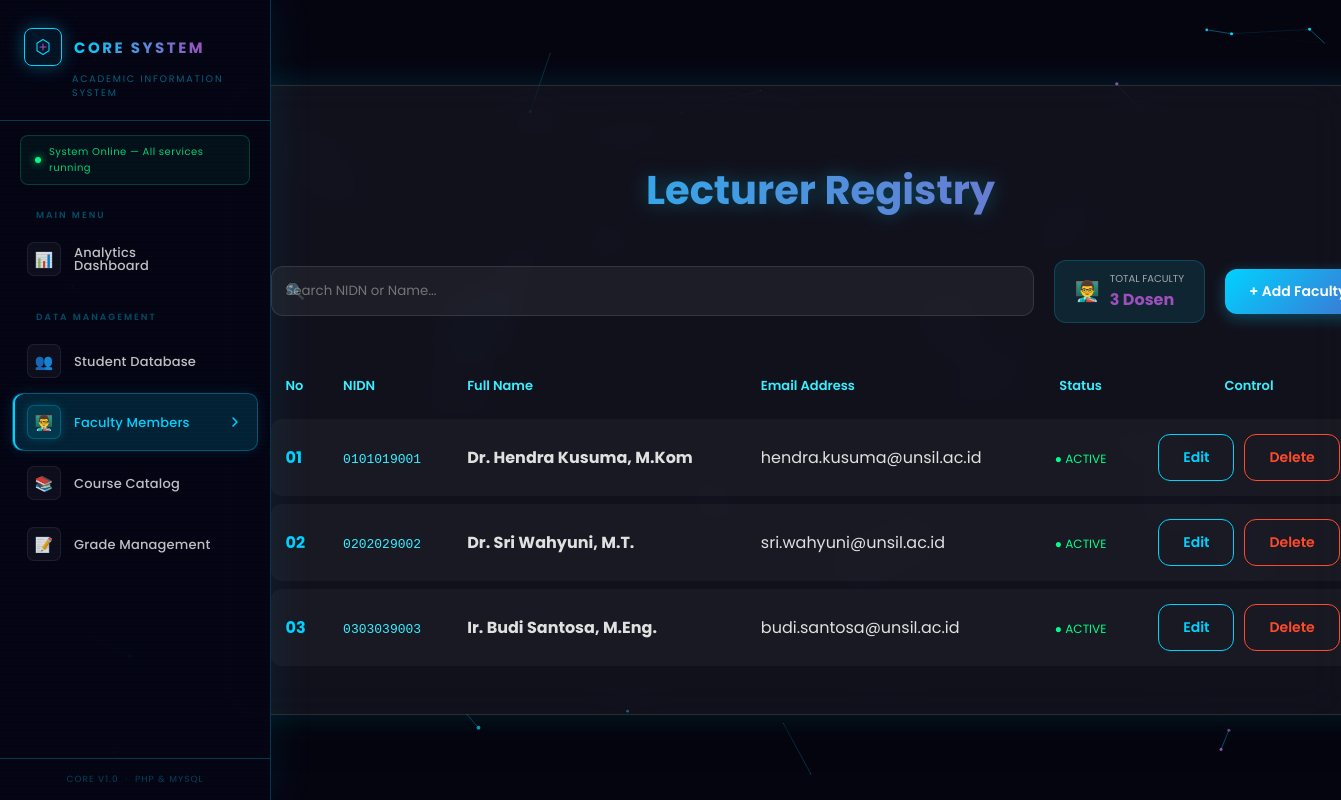
Screenshot of /dosen.php with the database file from the repository.
### tables this page shows
CREATE TABLE IF NOT EXISTS dosen (
    id    INT AUTO_INCREMENT PRIMARY KEY,
    nidn  VARCHAR(20)  NOT NULL UNIQUE,
    nama  VARCHAR(100) NOT NULL,
    email VARCHAR(100) NOT NULL,
    created_at TIMESTAMP DEFAULT CURRENT_TIMESTAMP
);

### dosen.php (the view, shortened to what this page needs)
<?php
require 'connection.php';
$dosen = $pdo->query("SELECT * FROM dosen ORDER BY nama ASC")->fetchAll(PDO::FETCH_ASSOC);
?>
<!DOCTYPE html>
<html lang="id">
<head>
    <link rel="stylesheet" href="style.css">
</head>
<body>
    <?php include 'sidebar.php'; ?>
    <div class="container">
        <h2>Lecturer Registry</h2>
        <div class="top-bar">
            <div class="search-box">
                <span class="search-icon">🔍</span>
                <input type="text" id="searchInput" placeholder="Search NIDN or Name..." onkeyup="searchTable()">
            </div>
            <div class="stats-card">
                <span style="font-size: 20px;">👨‍🏫</span>
                <div>
                    <div style="font-size: 10px; opacity: 0.7; text-transform: uppercase;">Total Faculty</div>
                    <div style="font-weight: bold; color: var(--secondary-color);"><?= count($dosen) ?> Dosen</div>
                </div>
            </div>
            <a href="tambah_dosen.php" class="btn btn-primary">+ Add Faculty</a>
        </div>
        <table id="dosenTable">
            <thead>
                <tr>
                    <th>No</th>
                    <th>NIDN</th>
                    <th>Full Name</th>
                    <th>Email Address</th>
                    <th style="text-align: center;">Status</th>
                    <th style="text-align: center;">Control</th>
                </tr>
            </thead>
            <tbody>
                <?php $no = 1; foreach($dosen as $d): ?>
                <tr>
                    <td style="color: var(--primary-color); font-weight: bold;"><?= str_pad($no++, 2, '0', STR_PAD_LEFT) ?></td>
                    <td><code style="color: var(--accent-color);"><?= htmlspecialchars($d['nidn']) ?></code></td>
                    <td><strong><?= htmlspecialchars($d['nama']) ?></strong></td>
                    <td><?= htmlspecialchars($d['email']) ?></td>
                    <td style="text-align: center;">
                        <span style="color: #00ff88; font-size: 12px;">● ACTIVE</span>
                    </td>
                    <td style="display: flex; gap: 10px; justify-content: center;">
                        <a href="edit_dosen.php?id=<?= $d['id'] ?>" class="btn btn-edit">Edit</a>
                        <a href="delete_dosen.php?id=<?= $d['id'] ?>" class="btn btn-delete" onclick="return confirm('Hapus data dosen ini?')">Delete</a>
                    </td>
                </tr>
                <?php endforeach; ?>
            </tbody>
        </table>
    </div>
</body>
</html>

### style.css (style rules this page uses)
:root { --bg-color: #0d0d1a; --card-bg: rgba(255, 255, 255, 0.05); --primary-color: #00d2ff; --secondary-color: #9d50bb; --text-color: #e0e0e0; --accent-color: #3aedff; --danger-color: #ff4b2b; --glass-border: rgba(255, 255, 255, 0.1); }
body { background: #050510; font-family: 'Poppins', 'Segoe UI', sans-serif; color: var(--text-color); margin: 0; padding: 0; min-height: 100vh; display: flex; justify-content: center; align-items: center; flex-direction: column; overflow-x: hidden; }
.container { width: 90%; max-width: 1100px; background: var(--card-bg); backdrop-filter: blur(20px); border: 1px solid var(--glass-border); padding: 40px; border-radius: 24px; box-shadow: 0 0 30px rgba(0, 210, 255, 0.15), 0 15px 35px rgba(0, 0, 0, 0.5); animation: fadeIn 0.8s ease-out; position: relative; z-index: 1; }
h2 { text-align: center; background: linear-gradient(to right, #00d2ff, #9d50bb); -webkit-background-clip: text; -webkit-text-fill-color: transparent; font-size: 2.5rem; margin-bottom: 40px; filter: drop-shadow(0 0 10px rgba(0, 210, 255, 0.3)); font-weight: 700; }
.top-bar { display: flex; justify-content: space-between; align-items: center; margin-bottom: 30px; gap: 20px; flex-wrap: wrap; }
.search-box { position: relative; flex: 1; min-width: 300px; }
.search-box input { width: 100%; padding: 12px 20px 12px 45px; background: rgba(255, 255, 255, 0.07); border: 1px solid var(--glass-border); border-radius: 15px; color: white; outline: none; transition: 0.3s; font-family: 'Poppins', sans-serif; }
.search-icon { position: absolute; left: 15px; top: 50%; transform: translateY(-50%); opacity: 0.5; }
.stats-card { background: rgba(0, 210, 255, 0.1); padding: 10px 20px; border-radius: 12px; border: 1px solid rgba(0, 210, 255, 0.2); display: flex; align-items: center; gap: 10px; }
.btn { padding: 12px 24px; border: none; border-radius: 12px; cursor: pointer; font-weight: 600; transition: all 0.4s cubic-bezier(0.175, 0.885, 0.32, 1.275); text-decoration: none; display: inline-flex; align-items: center; font-size: 14px; position: relative; overflow: hidden; font-family: 'Poppins', sans-serif; }
.btn-primary { background: linear-gradient(135deg, #00d2ff 0%, #3a7bd5 50%, #9d50bb 100%); background-size: 200% auto; color: white; box-shadow: 0 4px 15px rgba(0, 210, 255, 0.3); }
.btn-edit { background: transparent; border: 1px solid var(--primary-color); color: var(--primary-color); }
.btn-delete { background: transparent; border: 1px solid var(--danger-color); color: var(--danger-color); }
table { width: 100%; border-collapse: separate; border-spacing: 0 8px; }
th { padding: 15px; text-align: left; color: var(--accent-color); font-size: 13px; font-weight: 600; }
tbody tr { background: rgba(255, 255, 255, 0.03); transition: 0.3s; }
td { padding: 15px; }
td:first-child { border-radius: 10px 0 0 10px; }
td:last-child { border-radius: 0 10px 10px 0; }
input[type="text"] { width: 100%; padding: 14px; background: rgba(255, 255, 255, 0.05); border: 1px solid var(--glass-border); border-radius: 12px; color: #fff; outline: none; transition: 0.3s; box-sizing: border-box; font-family: 'Poppins', sans-serif; }

### sidebar.php (style rules this page uses)
:root { --sb-bg: rgba(5, 5, 20, 0.97); --sb-border: rgba(0, 210, 255, 0.25); --sb-w: 270px; --sb-primary: #00d2ff; --sb-secondary: #9d50bb; --sb-accent: #3aedff; --sb-text: rgba(224, 224, 224, 0.85); --sb-hover-bg: rgba(0, 210, 255, 0.08); --sb-active-bg: rgba(0, 210, 255, 0.14); --sb-glow: 0 0 18px rgba(0, 210, 255, 0.35); --sb-speed: 0.38s; --sb-ease: cubic-bezier(0.4, 0, 0.2, 1); }
@media (min-width: 900px) { body.sb-open .container { margin-left: calc(var(--sb-w) + 30px); transition: margin-left var(--sb-speed) var(--sb-ease); } }

### rows the page displays
dosen: no "01", nidn "0101019001", nama "Dr. Hendra Kusuma, M.Kom", email "hendra.kusuma@unsil.ac.id"
dosen: no "02", nidn "0202029002", nama "Dr. Sri Wahyuni, M.T.", email "sri.wahyuni@unsil.ac.id"
dosen: no "03", nidn "0303039003", nama "Ir. Budi Santosa, M.Eng.", email "budi.santosa@unsil.ac.id"

### other values shown
count($dosen) "3"
